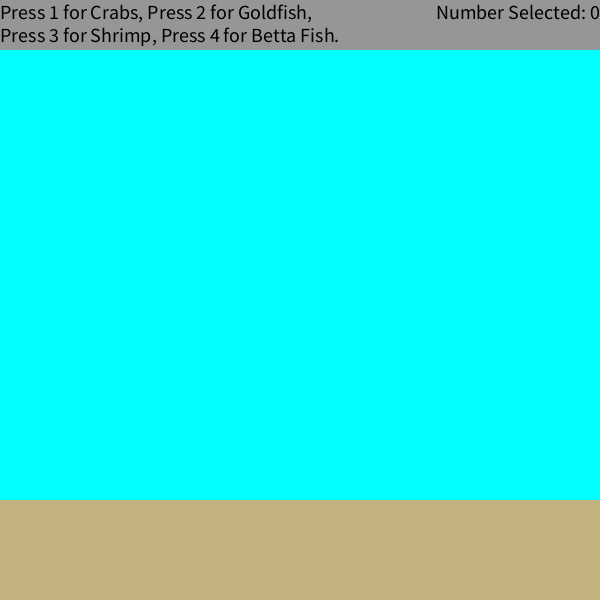
Frame 1 (no input)
Frame 60 (the mouse pressed at the canvas centre just before this capture): identical to frame 1, image omitted
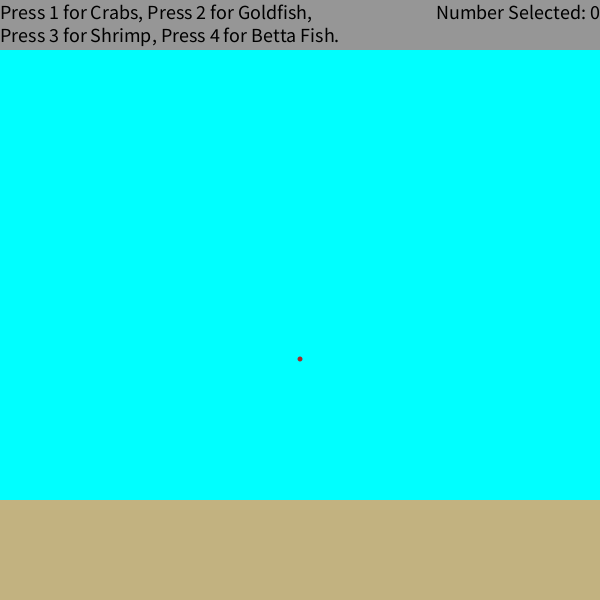
Frame 120 (the mouse held since frame 60 and released just before this capture)

The Processing sketch that drew these frames (run headless with seeded random() and noise(); from frame 60 on, the mouse is pressed at the canvas centre):

// Processing sketch: w06_fish_copy
// ── w06_fish_copy.pde
Tank t;
int tankX = 0;
int tankY = 50;
int floorH = 100;
int tankW;
int tankH;
ArrayList<Animal> animals;
ArrayList<FishFood> food;
int typeFish;


void setup() {
  size(600, 600);
  tankW = width;
  tankH = height - 50;
  t = new Tank(tankX, tankY, tankW, tankH, floorH);
  t.display();
}//setup


void draw() {
  background(150);
  t.moveAnimals();
  t.display();
  fill(0);
  textSize(20);
  textAlign(LEFT, TOP);
  text("Press 1 for Crabs, Press 2 for Goldfish, \nPress 3 for Shrimp, Press 4 for Betta Fish.", 0, 5);
  textAlign(RIGHT, TOP);
  text("Number Selected: " + typeFish, width, 5);
}

void mousePressed(){
  food.add(new FishFood());
}

void keyPressed(){
  if(key == '1'){
    typeFish = 1;
    t.addAnimal();
  }
  if(key == '2'){
    typeFish = 2;
    t.addAnimal();
  }
  if(key == '3'){
    typeFish = 3;
    t.addAnimal();
  }
  if(key == '4'){
    typeFish = 4;
    t.addAnimal();
  }
}

// ── Animal.pde
class Animal{
  int fishx;
  int fishy;
  int fishw;
  int fishl;
  float fishvx;
  float fishvy;
  int health = 60;
  boolean crabby;
  boolean dead = false;
  int bottom;
  
  Animal(int x, int y, int w, int h){
    fishx = x;
    fishy = y;
    fishw = w/15;
    fishl = h/25;
    fishvx = int(pow(-1, int(random(2))));
    fishvy = int(pow(-1, int(random(2))));
  }
  
  void display(){
    rect(fishx, fishy, fishw, fishl);
  }
  
  void move(){
    fishx += fishvx;
    fishy += fishvy; 
  }
  
  void eat(){
    for(int i = 0; i < food.size(); i++) {
      FishFood fo = food.get(i);
      if(dist(this.fishx, this.fishy, fo.x, fo.y) < fishl && !dead){
        fo.eaten = true;
        health += 60;
      }
      if(fo.eaten){
        food.remove(i);
      }
    }
  }
  
  void bounce(){
    if(dead == false){
    if((fishx + fishw/2) > width || fishx - fishw/2 < tankX){
      fishvx *= -1;
      health--;
    }
    if((fishy + fishl/2) > height || fishy - fishl/2 < tankY){
      fishvy *= -1;
      health--;
    }
  }
  }
  
  void death(){
    if(frameCount % 60 == 0){
      health--;
    }  
    if(health <= 0){
      dead = true;
    }
    if(dead){
      fishvx = 0;
      if(fishy <= bottom && fishvy != 0){
        fishvy = 1;
      }
      else{
        fishvy = 0;
      }
    }
  }
}

// ── BettaFish.pde
class BettaFish extends Animal {
  boolean isDarting = false;
  int cooldown;
  int dartCount;
  
  BettaFish(){
    super(mouseX, mouseY, tankW, tankH);
    fishw = tankW/10;
    fishl = tankW/10;
    bottom = height - floorH - fishl;
  }
  
  void display(){
    startDart();
    if(cooldown < 4){
      fill(25, 150, 255);
    }
    else{
      fill(255, 0, 0);
    }
    if(dead){
      fill(0);
    }
    square(fishx, fishy, fishw);
    if(frameCount % 60 == 0){
      cooldown--;
    }
  }
  
  void startDart(){
    if(!dead){
    if(isDarting == false && random(2) < 0.08 && cooldown <= 0) {
      isDarting = true;
    }
    if(isDarting){
      fishvx = random(1, 4) * int(pow(-1, int(random(2))));
      fishvy = random(1, 4) * int(pow(-1, int(random(2))));
      isDarting = false;
      cooldown = int(random(5, 10));
    }
  }
  }
  
  void bounce(){
    if(dead == false){
    if((fishx + fishw) > width && fishvx > 0){
      fishvx *= -1;
      health--;
    }
    if(fishx < tankX && fishvx < 0){
      fishvx *= -1;
      health--;
    }
    if((fishy + fishl) > height - floorH && fishvy > 0){
      fishvy *= -1;
      health--;
    }
    if(fishy < tankY && fishvy < 0){
      fishvy *= -1;
      health--;
    }
  }
  }
  
  void eat(){
    for(int i = 0; i < food.size(); i++) {
      FishFood fo = food.get(i);
      if(dist(this.fishx + fishw/2, this.fishy + fishl/2, fo.x, fo.y) < fishl/2 && !dead){
        fo.eaten = true;
        health += 60;
      }
      if(fo.eaten){
        food.remove(i);
      }
    }
  }
}

// ── Crab.pde
class Crab extends Animal{
  
  Crab(){
    super(mouseX, mouseY, tankW, tankH);
    crabby = true;
    bottom = height - fishl/2;
  }
  
  void display(){
    fill(255, 0, 0);
    if(dead){
      fill(0);
    }
    ellipse(fishx, fishy, fishw, fishl);
  }
  
  void bounce(){
    if(dead == false){
    if((fishy + fishl/2) > height && fishvy == 1){
      fishvy *= -1;
      health--;
    }
    if(fishy - fishl/2 < height - floorH && fishvy == -1){
      fishvy *= -1;
      health--;
    }
    if((fishx + fishw/2) > width || fishx - fishw/2 < tankX){
      fishvx *= -1;
      health--;
    }
    for(int i = 0; i < animals.size(); i++) {
      Animal ani = animals.get(i);
      if(dist(this.fishx, this.fishy, ani.fishx, ani.fishy) < 20 && this.fishx != ani.fishx && this.fishy != ani.fishy && ani.crabby == true){
        fishvy *= -1;
        fishvx *= -1;
        health--;
      }
    }
  }
  }
  
}

// ── FishFood.pde
class FishFood{
  int x;
  int y;
  int size;
  boolean eaten = false;
  
  FishFood(){
     x = mouseX;
     y = mouseY;
     size = 5;
  }
   
   void display(){
     if(!eaten){
       fill(165, 42, 42);
       circle(x, y, size);
       if(y + size/2 < height){
         y++;
       }
     }
   }
}

// ── Goldfish.pde
class Goldfish extends Animal{
  
  Goldfish(){
    super(mouseX, mouseY, tankW, tankH);
    bottom = height - floorH - fishl/2;
  }
  
  void display(){
    fill(255, 165, 0);
    if(dead){
      fill(0);
    }
    ellipse(fishx, fishy, fishw, fishl);
  }
  
  void bounce(){
    if(dead == false){
    super.bounce();
    if((fishy + fishl/2) > height - floorH){
      fishvy *= -1;
      health--;
    }
    }
  }  
}

// ── Shrimp.pde
class Shrimp extends Animal { 
  int size;
  
  Shrimp(){
    super(mouseX, mouseY, floorH, floorH);
    fishy = height - floorH - (floorH/20);
    bottom = height - floorH;
    size = floorH/10;
  }

    void display() {
    fill(255, 185, 195); 
    if(dead){
      fill(0);
    }
    circle(fishx, fishy, size);
  }

  void move(){
    fishvy = 0;
    super.move(); 
  }
  
  void eat(){
    for (int i = 0; i < food.size(); i++) {
      FishFood fo = food.get(i);
      if(dist(this.fishx, this.fishy, fo.x, fo.y) < size && !dead){
        fo.eaten = true;
        health += 60;
        size++;
        fishy = height - floorH - (size/2);
      }
      if(fo.eaten){
        food.remove(i);
      }
    }
  }
  
  void bounce(){
    if(dead == false){
      if((fishx + size/2) > width || fishx - size/2 < tankX){
        fishvx *= -1;
        health--;
      }
    }
  }
}

// ── Tank.pde
class Tank{
  boolean canSpawnCrab = true;
  
  Tank(int x, int y, int w, int h, int fh){
    tankX = x;
    tankY = y;
    tankW = w;
    tankH = h;
    floorH = fh;
    animals = new ArrayList<Animal>();
    food = new ArrayList<FishFood>();
  }
  
  void display(){
    noStroke();
    fill(#00FFFF);
    rect(tankX, tankY, tankW, tankH);
    fill(#C2B280);
    rect(tankX, height - floorH, tankW, height);
    for (int i = 0; i < animals.size(); i++) {
      Animal ani = animals.get(i);
      ani.display();
    }
    for (int i = 0; i < food.size(); i++) {
      FishFood fo = food.get(i);
      fo.display();
    }
  }
  
  void addAnimal(){
    if(mouseY > height - floorH && typeFish == 1){
      for(int i = 0; i < animals.size(); i++) {
        Animal ani = animals.get(i);
        if(dist(mouseX, mouseY, ani.fishx, ani.fishy) < 20){
          canSpawnCrab = false;
        }
      }
      if(canSpawnCrab){
         animals.add(new Crab());
      }
      canSpawnCrab = true;
    }
    if(mouseY < height - floorH && mouseY > tankY && typeFish == 2){
      animals.add(new Goldfish());
    }
    if(typeFish == 3){
      animals.add(new Shrimp());
    }
    if(mouseY < height - floorH && mouseY > tankY && typeFish == 4){
      animals.add(new BettaFish());
    }
  }
  
  void moveAnimals(){
    for (int i = 0; i < animals.size(); i++) {
      Animal ani = animals.get(i);
      ani.move();
      ani.bounce();
      ani.death();
      ani.eat();
    }
  }
}
